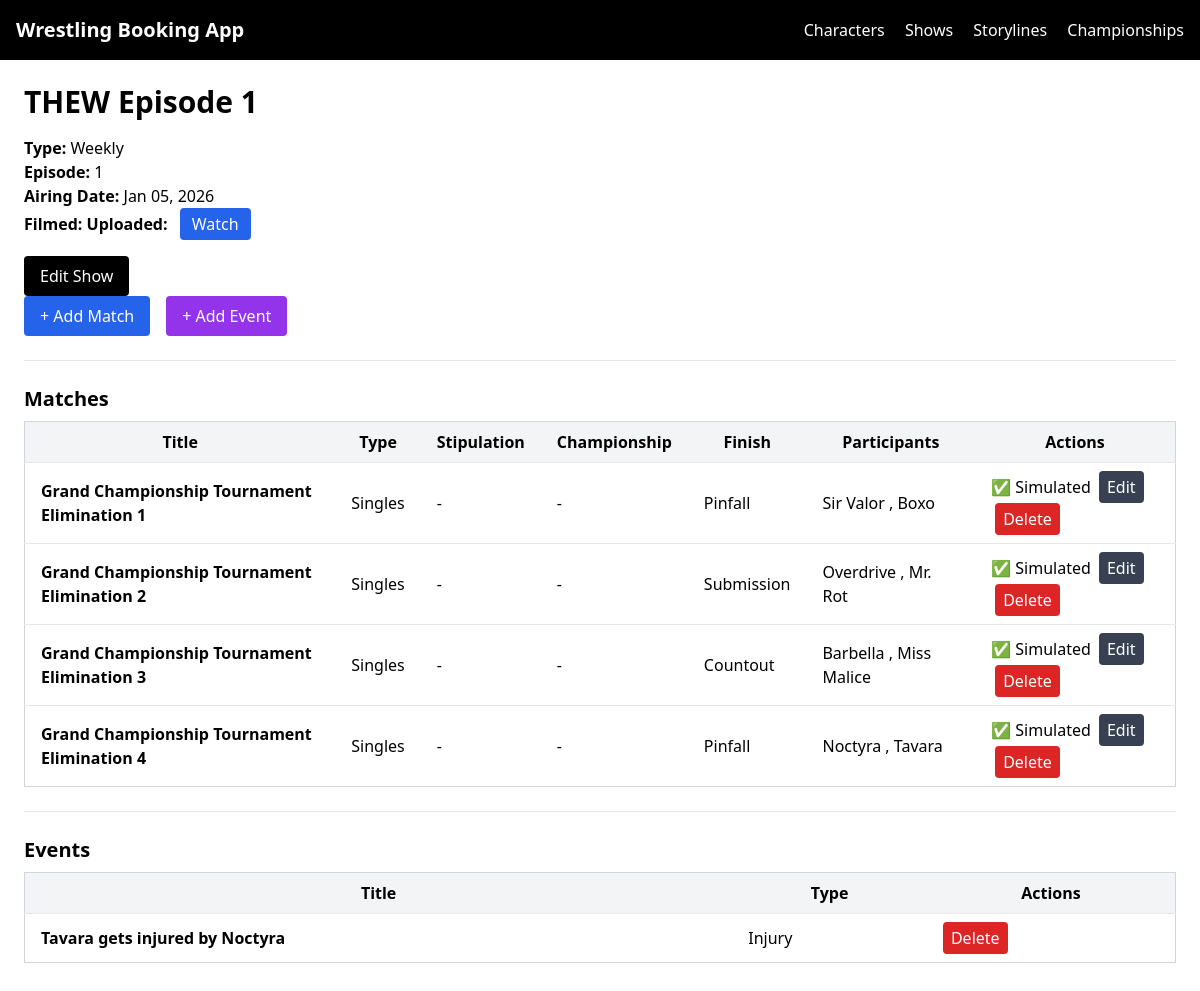
The page /shows/shows/1/ on the database its author committed.
### booking/models.py (models this page shows, shortened)
class Show(models.Model):
    class ShowType(models.TextChoices):
        WEEKLY = "WEEKLY", "Weekly"
        PLE = "PLE", "PLE"
        SPECIAL = "SPECIAL", "Special"
    title = models.CharField(max_length=200)
    show_type = models.CharField(max_length=20, choices=ShowType.choices)
    episode_number = models.PositiveIntegerField(null=True, blank=True)
    airing_date = models.DateField()
    is_filmed = models.BooleanField(default=False)
    is_uploaded = models.BooleanField(default=False)
    youtube_link = models.URLField(blank=True)
    created_at = models.DateTimeField(auto_now_add=True)

class Match(models.Model):
    class MatchType(models.TextChoices):
        SINGLES = "SINGLES", "Singles"
        TAG = "TAG", "Tag Team"
        TEAM = "TEAM", "Team"
        TRIPLE = "TRIPLE", "Triple Threat"
        FATAL_FOUR = "FATAL_FOUR", "Fatal Four-Way"
        HANDICAP = "HANDICAP", "Handicap"
        GAUNTLET = "GAUNTLET", "Gauntlet"
        BATTLE_ROYALE = "BATTLE_ROYALE", "Battle Royale"
        ROYAL_RUMBLE = "ROYAL_RUMBLE", "Royal Rumble"
    show = models.ForeignKey(
        "booking.Show",
        on_delete=models.CASCADE,
        related_name="matches"
    )
    title = models.CharField(max_length=200)
    match_type = models.CharField(max_length=30, choices=MatchType.choices)
    stipulations = models.ManyToManyField(
        Stipulation,
        blank=True,
        related_name="matches"
    )
    championship = models.ForeignKey(
        Championship, null=True, blank=True, on_delete=models.SET_NULL
    )
    notes = models.TextField(blank=True)
    created_at = models.DateTimeField(auto_now_add=True)
    @property
    def finish(self):
        try:
            return self.result.get_finish_type_display()
        except Exception:
            return None

class MatchResult(models.Model):
    class FinishType(models.TextChoices):
        PINFALL = "PINFALL", "Pinfall"
        SUBMISSION = "SUBMISSION", "Submission"
        COUNTOUT = "COUNTOUT", "Countout"
        DQ = "DQ", "Disqualification"
        UNIQUE = "UNIQUE", "Unique"
        NO_FINISH = "NO_FINISH", "No Finish"
    match = models.OneToOneField(
        Match, on_delete=models.CASCADE, related_name="result"
    )
    finish_type = models.CharField(max_length=20, choices=FinishType.choices)
    is_no_contest = models.BooleanField(default=False)
    notes = models.TextField(blank=True)
    recorded_at = models.DateTimeField(auto_now_add=True)

class MatchParticipant(models.Model):
    class Role(models.TextChoices):
        COMPETITOR = "COMPETITOR", "Competitor"
        MANAGER = "MANAGER", "Manager"
        REFEREE = "REFEREE", "Referee"
        INTERFERENCE = "INTERFERENCE", "Interference"
    class Side(models.TextChoices):
        TEAM_A = "TEAM_A", "Team A"
        TEAM_B = "TEAM_B", "Team B"
        SOLO = "SOLO", "Solo"
    match = models.ForeignKey(
        Match, on_delete=models.CASCADE, related_name="participants"
    )
    character = models.ForeignKey(
        Character, null=True, blank=True, on_delete=models.CASCADE
    )
    group = models.ForeignKey(
        Group, null=True, blank=True, on_delete=models.CASCADE
    )
    role = models.CharField(max_length=20, choices=Role.choices)
    side = models.CharField(
        max_length=10,
        choices=Side.choices,
        default=Side.SOLO
    )
    won = models.BooleanField(default=False)

class Event(models.Model):
    class EventType(models.TextChoices):
        PROMO = "PROMO", "Promo"
        CONFRONTATION = "CONFRONTATION", "Confrontation"
        TRAINING = "TRAINING", "Training"
        SEGMENT = "SEGMENT", "Segment"
        INJURY = "INJURY", "Injury"
        TURN = "TURN", "Turn"
    show = models.ForeignKey(
        "booking.Show",
        on_delete=models.CASCADE,
        related_name="events"
    )
    title = models.CharField(max_length=200)
    event_type = models.CharField(max_length=30, choices=EventType.choices)
    description = models.TextField(blank=True)
    created_at = models.DateTimeField(auto_now_add=True)

### core/models.py (models this page shows, shortened)
class Character(models.Model):
    class Role(models.TextChoices):
        WRESTLER = "WRESTLER", "Wrestler"
        MANAGER = "MANAGER", "Manager"
        REFEREE = "REFEREE", "Referee"
        BOOKER = "BOOKER", "Booker"
    class Gender(models.TextChoices):
        MALE = "MALE", "Male"
        FEMALE = "FEMALE", "Female"
        NA = "NA", "N/A"
    class Alignment(models.TextChoices):
        FACE = "FACE", "Face"
        HEEL = "HEEL", "Heel"
        TWEENER = "TWEENER", "Tweener"
    ring_name = models.CharField(max_length=100, unique=True)
    role = models.CharField(max_length=20, choices=Role.choices)
    gender = models.CharField(max_length=10, choices=Gender.choices)
    alignment = models.CharField(max_length=10, choices=Alignment.choices)
    finisher = models.CharField(max_length=100, blank=True)
    active = models.BooleanField(default=True)
    injured = models.BooleanField(default=False)
    notes = models.TextField(blank=True)
    created_at = models.DateTimeField(auto_now_add=True)

### booking/views.py (the view)
# urls.py: path("shows/<int:pk>/", ShowDetailView.as_view(), name="show-detail"),
class ShowDetailView(DetailView):
    model = Show
    template_name = "booking/show_detail.html"
    context_object_name = "show"
    def get_context_data(self, **kwargs):
        context = super().get_context_data(**kwargs)
        show = self.object
        context["matches"] = show.matches.all()
        context["events"] = show.events.all()
        return context

### booking/templates/booking/show_detail.html (shortened to what this page needs)
{% extends "base.html" %}
{% block content %}
<h1 class="text-3xl font-bold mb-4">{{ show.title }}</h1>
<p><strong>Type:</strong> {{ show.get_show_type_display }}</p>
<p><strong>Episode:</strong> {{ show.episode_number }}</p>
<p><strong>Airing Date:</strong> {{ show.airing_date|date:"M d, Y" }}</p>
<p>
    <strong>Filmed:</strong> {{ show.filmed }}
    <strong>Uploaded:</strong> {{ show.uploaded }}
    {% if show.youtube_link %}<a href="{{ show.youtube_link }}" target="_blank" class="bg-blue-600 text-white px-3 py-1 rounded ml-2 inline-block">Watch</a>{% endif %}
</p>
<button onclick="window.location='{% url 'show-edit' show.id %}'" class="bg-black text-white px-4 py-2 mt-4 inline-block rounded cursor-pointer">Edit Show</button>
<div class="flex gap-4 mb-4">
  <button onclick="window.location='{% url 'match-add' show.id %}'"
     class="px-4 py-2 bg-blue-600 text-white rounded cursor-pointer">
    + Add Match
  </button>
  <button onclick="window.location='{% url 'event-add' show.id %}'"
     class="px-4 py-2 bg-purple-600 text-white rounded cursor-pointer">
    + Add Event
  </button>
</div>
<hr class="my-6">
<h2 class="text-xl font-semibold mb-2">Matches</h2>
<table class="min-w-full border border-gray-300">
    <thead class="bg-gray-100 dark:bg-gray-700">
        <tr>
            <th class="px-4 py-2">Title</th>
            <th class="px-4 py-2">Type</th>
            <th class="px-4 py-2">Stipulation</th>
            <th class="px-4 py-2">Championship</th>
            <th class="px-4 py-2">Finish</th>
            <th class="px-4 py-2">Participants</th>
            <th class="px-4 py-2">Actions</th>
        </tr>
    </thead>
    <tbody>
        {% for match in matches %}
        <tr
            class="border-t hover:bg-gray-50 dark:hover:bg-gray-800 cursor-pointer"
            onclick="window.location='{% url 'match-detail' match.id %}'"
        >
            <td class="px-4 py-2 font-bold">{{ match.title }}</td>
            <td class="px-4 py-2">{{ match.get_match_type_display }}</td>
            <td class="px-4 py-2">{{ match.get_stipulation_display|default:"-" }}</td>
            <td class="px-4 py-2">{{ match.championship|default:"-" }}</td>
            <td class="px-4 py-2">
                {% if match.finish %}
                    {{ match.finish }}
                {% else %}
                    Not Simulated
                {% endif %}
            </td>
            <td class="px-4 py-2">
                {% if match.participants.exists %}
                  {% for p in match.participants.all %}
                    {% if p.character %}
                      {{ p.character.ring_name }}
                    {% elif p.group %}
                      {{ p.group.name }}
                    {% else %}
                      Unknown
                    {% endif %}{% if not forloop.last %}, {% endif %}
                  {% endfor %}
                {% else %}
                  None
                {% endif %}
            </td>
            <td class="px-4 py-2" onclick="event.stopPropagation()">
                {% if not match.finish %}
                    <button onclick="window.location='{% url 'match-simulate' match.id %}'" class="bg-black text-white px-2 py-1 rounded cursor-pointer">Simulate</button>
                {% else %}
                    ✅ Simulated
                {% endif %}
                <button onclick="window.location='{% url 'match-edit' match.id %}'" class="bg-gray-700 text-white px-2 py-1 rounded ml-1 cursor-pointer">Edit</button>
                <button onclick="window.location='{% url 'match-delete' match.id %}'" class="bg-red-600 text-white px-2 py-1 rounded ml-1 cursor-pointer">Delete</button>
            </td>
        </tr>
        {% empty %}
        <tr><td colspan="7" class="px-4 py-2">No matches added yet.</td></tr>
        {% endfor %}
    </tbody>
</table>
<hr class="my-6">
<h2 class="text-xl font-semibold mb-2">Events</h2>
<table class="min-w-full border border-gray-300">
    <thead class="bg-gray-100 dark:bg-gray-700">
        <tr>
            <th class="px-4 py-2">Title</th>
            <th class="px-4 py-2">Type</th>
            <th class="px-4 py-2">Actions</th>
        </tr>
    </thead>
    <tbody>
        {% for event in events %}
        <tr
            class="border-t hover:bg-gray-50 dark:hover:bg-gray-800 cursor-pointer"
            onclick="window.location='{% url 'event-detail' event.id %}'"
        >
            <td class="px-4 py-2 font-bold">{{ event.title }}</td>
            <td class="px-4 py-2">{{ event.get_event_type_display }}</td>
            <td class="px-4 py-2" onclick="event.stopPropagation()">
                <button onclick="window.location='{% url 'event-delete' event.id %}'" class="bg-red-600 text-white px-2 py-1 rounded cursor-pointer">Delete</button>
            </td>
        </tr>
        {% empty %}
        <tr><td colspan="3" class="px-4 py-2">No events added yet.</td></tr>
        {% endfor %}
    </tbody>
</table>
{% endblock %}

### rows shown on the page
Show: title "THEW Episode 1", show_type "Weekly", episode_number "1", airing_date "Jan 05, 2026"
Match: title "Grand Championship Tournament Elimination 1", match_type "Singles", stipulation "-", championship "-", finish "Pinfall", shows "✅ Simulated"
MatchParticipant: character.ring_name "Sir Valor"
MatchParticipant: character.ring_name "Boxo"
Match: title "Grand Championship Tournament Elimination 2", match_type "Singles", stipulation "-", championship "-", finish "Submission", shows "✅ Simulated"
MatchParticipant: character.ring_name "Overdrive"
MatchParticipant: character.ring_name "Mr. Rot"
Match: title "Grand Championship Tournament Elimination 3", match_type "Singles", stipulation "-", championship "-", finish "Countout", shows "✅ Simulated"
MatchParticipant: character.ring_name "Barbella"
MatchParticipant: character.ring_name "Miss Malice"
Match: title "Grand Championship Tournament Elimination 4", match_type "Singles", stipulation "-", championship "-", finish "Pinfall", shows "✅ Simulated"
MatchParticipant: character.ring_name "Noctyra"
MatchParticipant: character.ring_name "Tavara"
Event: title "Tavara gets injured by Noctyra", event_type "Injury"
